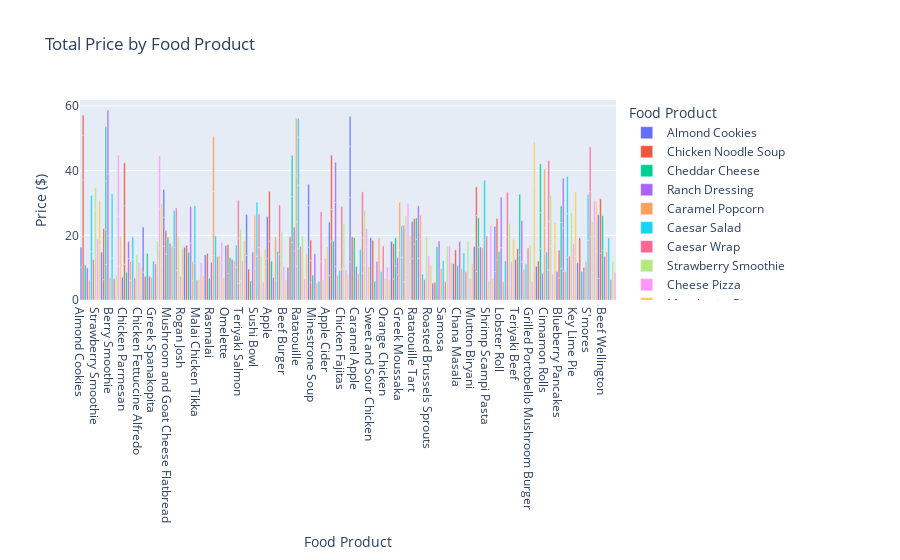

The code cell stored with this chart in its notebook:
### Code cell
fig = px.bar(data, x='Food Product', y='Price ($)', color='Food Product', 
             title="Total Price by Food Product")
fig.show()
